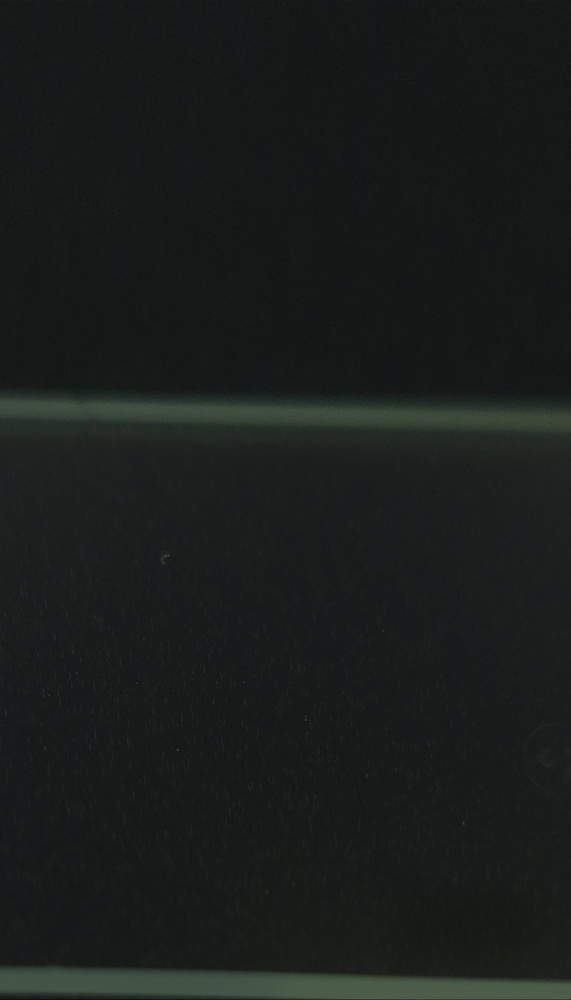
#> input picture data/examples/A11-1.jpg, 571 x 1000 px, shrunk from 1435 x 2512 before the run, given as the content of the folder ../data/examples/A11-1.jpg, which was not available
$ python topview_convert.py ../data/examples/A11-1.jpg ../data/examples/A12-1.jpg
#> lines starting #> are read from the running program, lines starting #| are printed output that depends on the picture
"""비스듬히 찍은 커피링 사진을 위에서 내려다본 사진(탑뷰)으로 바꾸기

원래 코드: 바탕 화면 '커피링_탑뷰변환.zip' 안의 topview_convert.py (데이터셋 원본 52장을 만든 코드)
  - 변환 계산은 원래 코드와 똑같음. 바꾼 점:
    1) 다른 코드(Streamlit 화면)에서 부를 수 있게 topview(사진) 함수로 묶음
    2) 한글 폴더 이름에서도 사진을 읽고 쓸 수 있게 함 (cv2.imread 는 한글 경로에서 실패함)
    3) 주석을 한국어로
  - 이 함수로 바꾼 결과가 프로젝트의 원본 사진(X-1.jpg)과 같은지 확인 완료

촬영 조건 (이 조건으로 찍은 사진에만 맞음)
  - 휴대폰과 지면이 이루는 각도 57°, 스팟까지 약 11 cm
  - Galaxy S24 Ultra 메인 렌즈(35 mm 환산 23 mm) → 초점거리 약 3,795 픽셀 (전체 해상도 5712×4284 기준)
  - 잘라낸(크롭한) 사진은 사진 중앙을 렌즈 중심으로 가정 → 스팟이 중앙에서 멀수록 오차가 조금 커짐

방법
  카메라를 57° 돌려 바로 아래를 내려다보는 '가상 카메라'로 바꾸는 원근 변환(호모그래피).
  세로가 약 1.84배(= 1/sin 33°) 늘어나고, 먼 쪽(위)과 가까운 쪽(아래)의 크기 차이도 보정됨.
  가로 크기는 사진 중앙 기준으로 원본과 같게 유지하고, 변환 후 생긴 검은 여백은 잘라냄.

사용법
  python src/topview_convert.py <원본폴더> <저장폴더>
  (다른 코드에서)  from topview_convert import topview;  탑뷰사진 = topview(사진)
"""
import glob
import math
import os
import sys

import cv2
import numpy as np

TILT_DEG = 57.0  # 휴대폰 화면과 지면이 이루는 각도
F_PX = 3795.0    # 초점거리(픽셀): 23 mm 환산 렌즈, 24MP(5712×4284) 센서 기준


def homography(w, h, sign):
    """가상 카메라를 sign 방향으로 57° 돌려 바로 아래를 보게 하는 변환 행렬"""
    phi = math.radians(TILT_DEG) * sign
    K = np.array([[F_PX, 0, w / 2], [0, F_PX, h / 2], [0, 0, 1]])
    R = np.array([[1, 0, 0], [0, math.cos(phi), -math.sin(phi)], [0, math.sin(phi), math.cos(phi)]])
    return K @ R @ np.linalg.inv(K)


def apply(H, pts):
    """점들에 변환 행렬 적용"""
    p = np.c_[pts, np.ones(len(pts))] @ H.T
    return p[:, :2] / p[:, 2:]


def local_scale(H, x, y, e=2.0):
    """(x, y) 근처에서 가로·세로가 몇 배로 늘어나는지"""
    a = apply(H, np.array([[x - e, y], [x + e, y], [x, y - e], [x, y + e]]))
    return np.linalg.norm(a[1] - a[0]) / (2 * e), np.linalg.norm(a[3] - a[2]) / (2 * e)


def topview(img):
    """비스듬히 찍은 사진(BGR) → 탑뷰 사진(BGR)"""
    h, w = img.shape[:2]
    # 두 회전 방향 중 '세로로 늘어나고, 먼 쪽(위)이 확대되는' 쪽을 고름 (비스듬히 본 바닥면)
    best = None
    for s in (1, -1):
        H = homography(w, h, s)
        sx, sy = local_scale(H, w / 2, h / 2)
        top = local_scale(H, w / 2, h * 0.1)[0]
        bot = local_scale(H, w / 2, h * 0.9)[0]
        if sy / sx > 1 and top > bot:
            best = H
            break
    H = best
    sx, _ = local_scale(H, w / 2, h / 2)
    H = np.diag([1 / sx, 1 / sx, 1]) @ H  # 사진 중앙의 가로 배율을 1로 유지
    c = apply(H, np.array([[0, 0], [w, 0], [w, h], [0, h]], float))
    x0, y0 = c.min(0)
    x1, y1 = c.max(0)
    T = np.array([[1, 0, -x0], [0, 1, -y0], [0, 0, 1]])
    H = T @ H
    W, Hh = int(math.ceil(x1 - x0)), int(math.ceil(y1 - y0))
    out = cv2.warpPerspective(img, H, (W, Hh), flags=cv2.INTER_CUBIC,
                              borderMode=cv2.BORDER_CONSTANT, borderValue=(0, 0, 0))
    mask = cv2.warpPerspective(np.full((h, w), 255, np.uint8), H, (W, Hh), flags=cv2.INTER_NEAREST)
    cols = np.where((mask[4:-4] > 0).all(axis=0))[0]  # 모든 줄에서 유효한 열만 → 검은 사다리꼴 여백 제거
    return out[:, cols.min():cols.max() + 1]


def main():
    if len(sys.argv) != 3:
        sys.exit('사용법: python src/topview_convert.py <원본폴더> <저장폴더>')
    src_dir, out_dir = sys.argv[1], sys.argv[2]
    os.makedirs(out_dir, exist_ok=True)
    for f in sorted(glob.glob(os.path.join(src_dir, '*.jpg'))):
        img = cv2.imdecode(np.fromfile(f, np.uint8), cv2.IMREAD_COLOR)  # 한글 경로도 읽기
#> img is the input picture: shape (1000, 571, 3); mean B, G, R 27.7, 28.9, 26.2
        h, w = img.shape[:2]
#> h = 1000; w = 571
        out = topview(img)
#> in topview, `out = cv2.warpPerspective(img, H, (W, Hh), flags=cv2.INTER_CUBIC, bord..`:
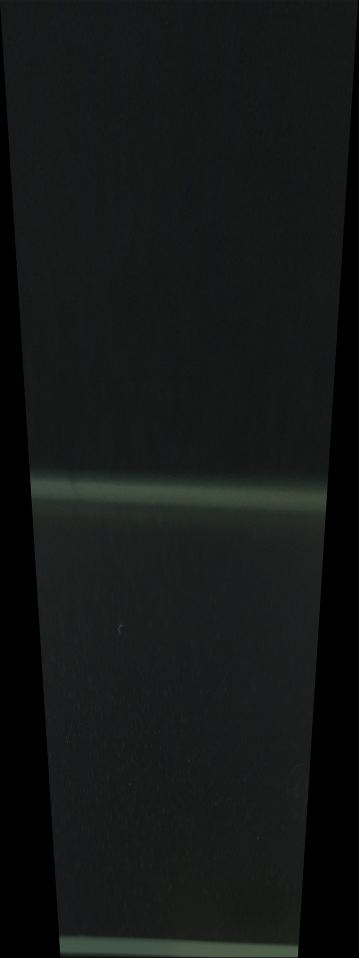
#> out: shape (1915, 717, 3) (shown at 1/2 size); mean B, G, R 22.3, 23.1, 21
#> in topview, `return out[:, cols.min():cols.max() + 1]`:
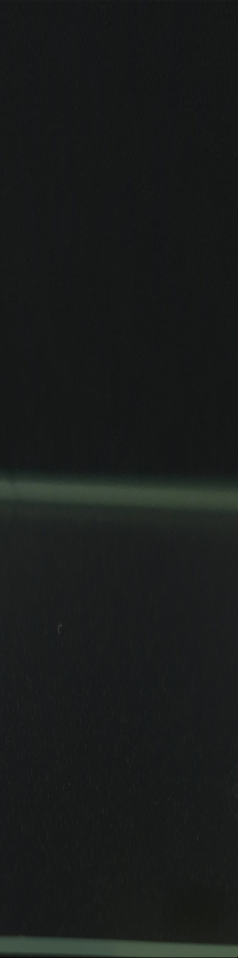
#> returned value: shape (1915, 475, 3) (shown at 1/2 size); mean of channels 0, 1, 2 27, 28, 25.5; drawn as B, G, R
        cv2.imencode('.jpg', out, [cv2.IMWRITE_JPEG_QUALITY, 95])[1].tofile(
            os.path.join(out_dir, os.path.basename(f)))
        print(os.path.basename(f), w, h, out.shape[1], out.shape[0])
#| A11-1.jpg 571 1000 475 1915


if __name__ == '__main__':
    main()

$ run again, on data/examples/A12-1.jpg
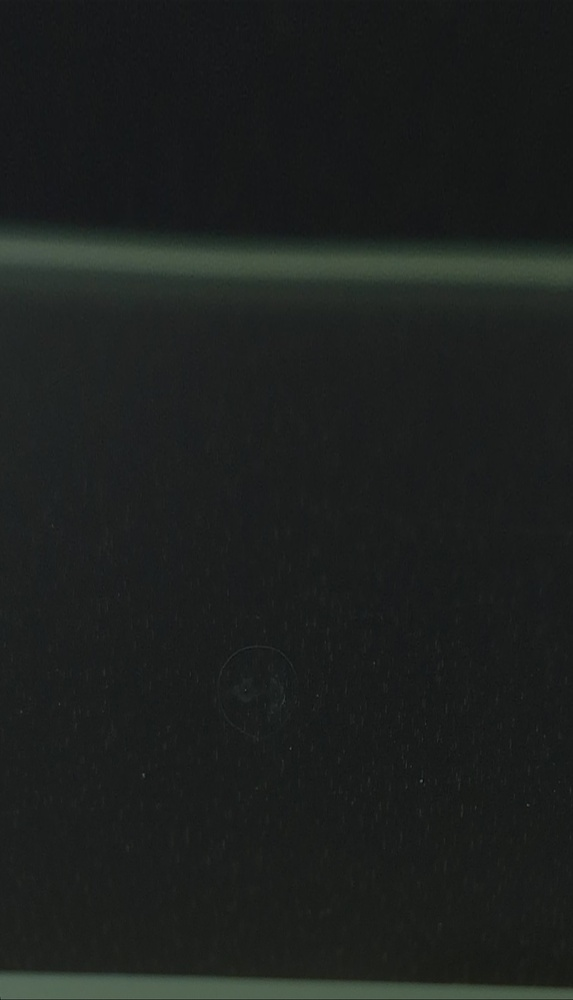
#> input picture data/examples/A12-1.jpg, 573 x 1000 px, shrunk from 1072 x 1870 before the run, given as the content of the folder ../data/examples/A12-1.jpg, which was not available
#> in main, img is the input picture: shape (1000, 573, 3); mean B, G, R 30.5, 32.1, 29.2
#> in topview, `out = cv2.warpPerspective(img, H, (W, Hh), flags=cv2.INTER_CUBIC, bord..`:
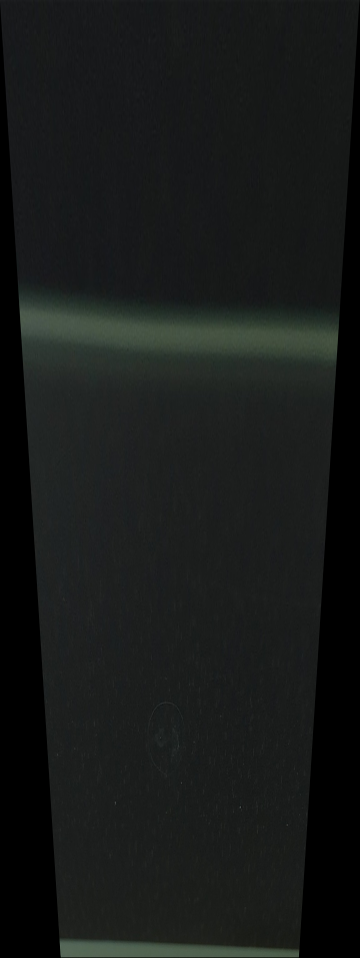
#> out: shape (1915, 719, 3) (shown at 1/2 size); mean B, G, R 25.1, 26.1, 23.7
#> in topview, `return out[:, cols.min():cols.max() + 1]`:
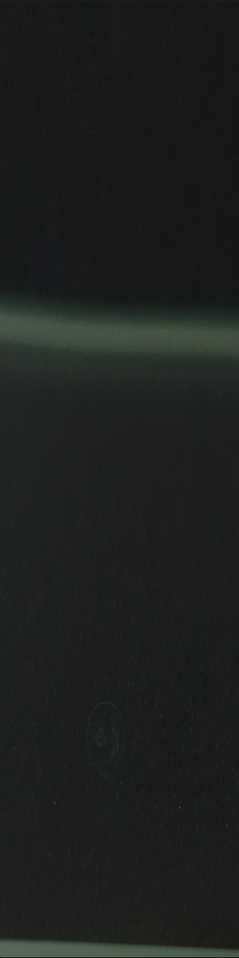
#> returned value: shape (1915, 477, 3) (shown at 1/2 size); mean of channels 0, 1, 2 30.2, 31.5, 28.7; drawn as B, G, R
#| A12-1.jpg 573 1000 477 1915

$ run again, on data/examples/A13-1.jpg
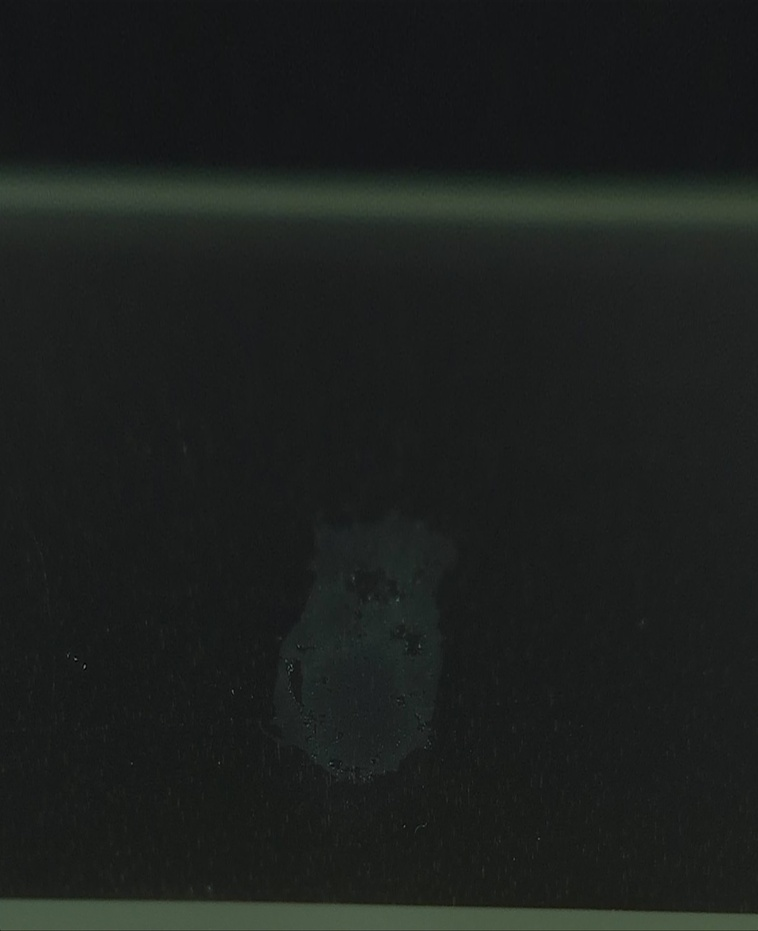
#> input picture data/examples/A13-1.jpg, 758 x 931 px, shrunk from 1321 x 1623 before the run, given as the content of the folder ../data/examples/A13-1.jpg, which was not available
#> in main, img is the input picture: shape (931, 758, 3); mean B, G, R 29.8, 31.7, 28.7
#> in topview, `out = cv2.warpPerspective(img, H, (W, Hh), flags=cv2.INTER_CUBIC, bord..`:
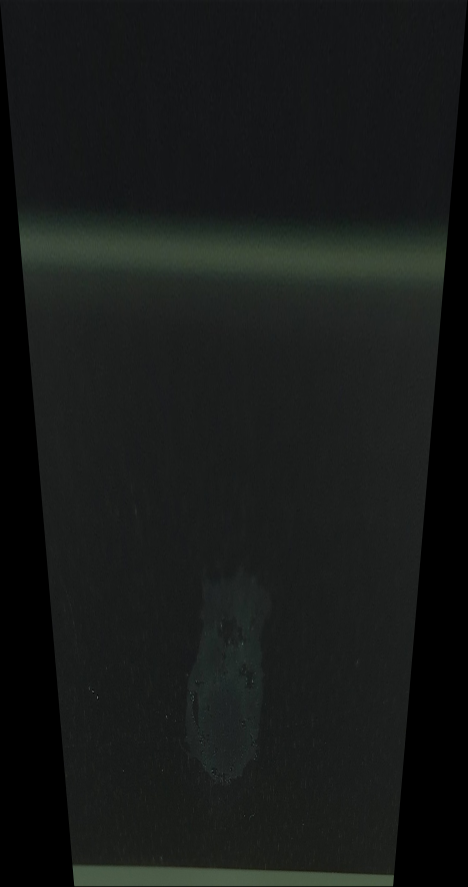
#> out: shape (1773, 935, 3) (shown at 1/2 size); mean B, G, R 24.8, 26, 23.6
#> in topview, `return out[:, cols.min():cols.max() + 1]`:
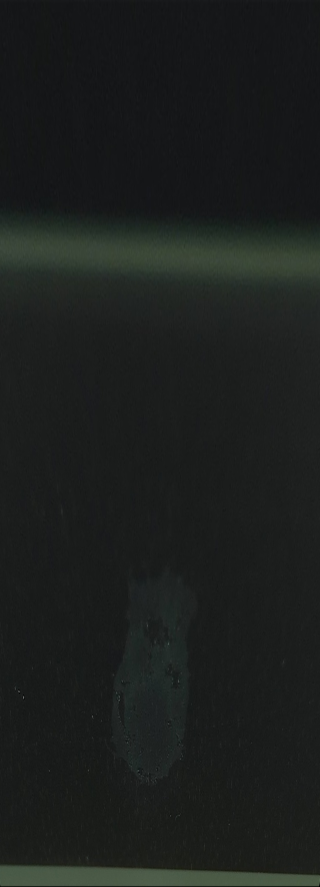
#> returned value: shape (1773, 639, 3) (shown at 1/2 size); mean of channels 0, 1, 2 29.4, 31, 28.1; drawn as B, G, R
#| A13-1.jpg 758 931 639 1773
